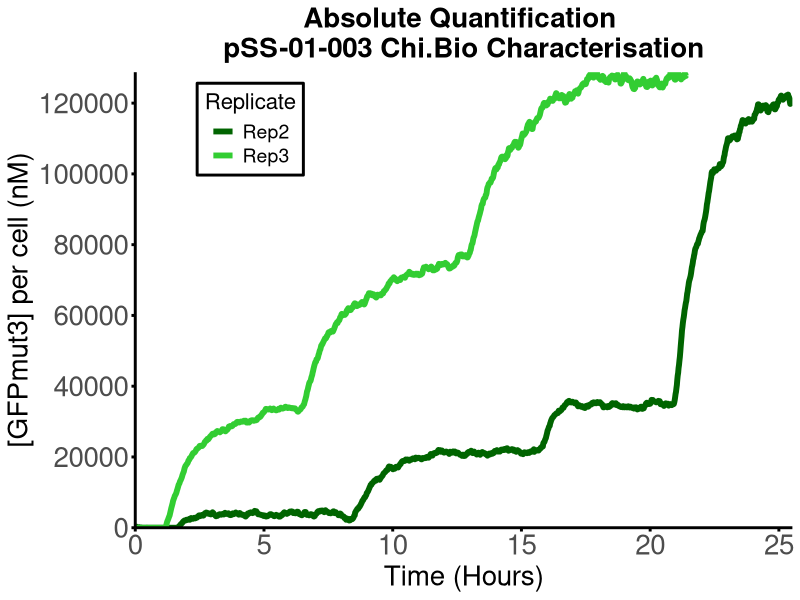
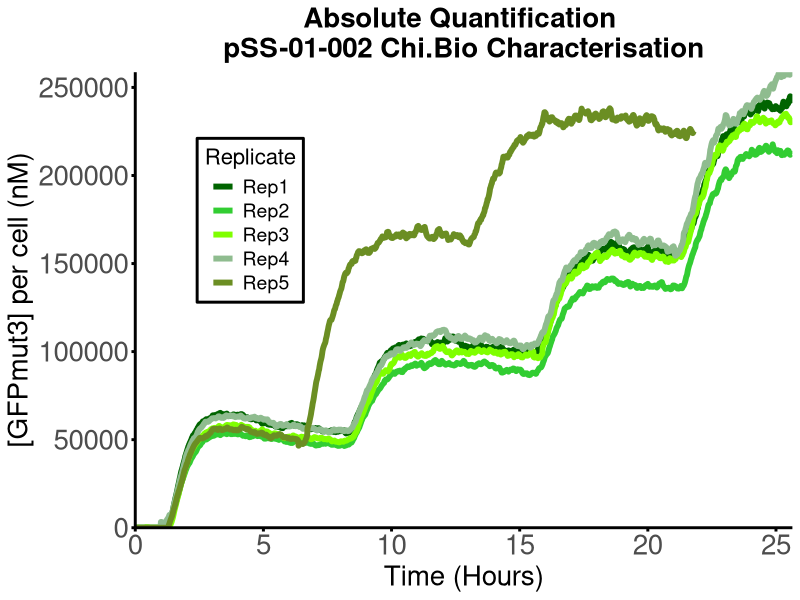
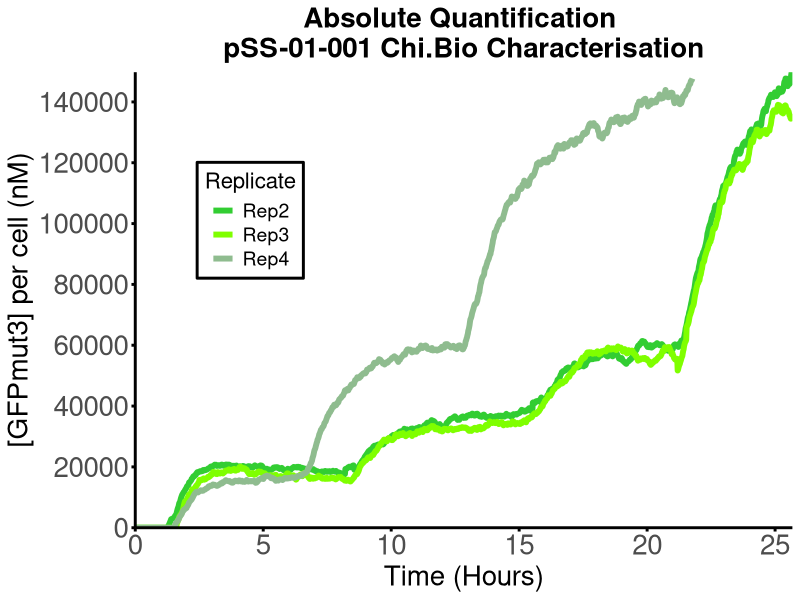
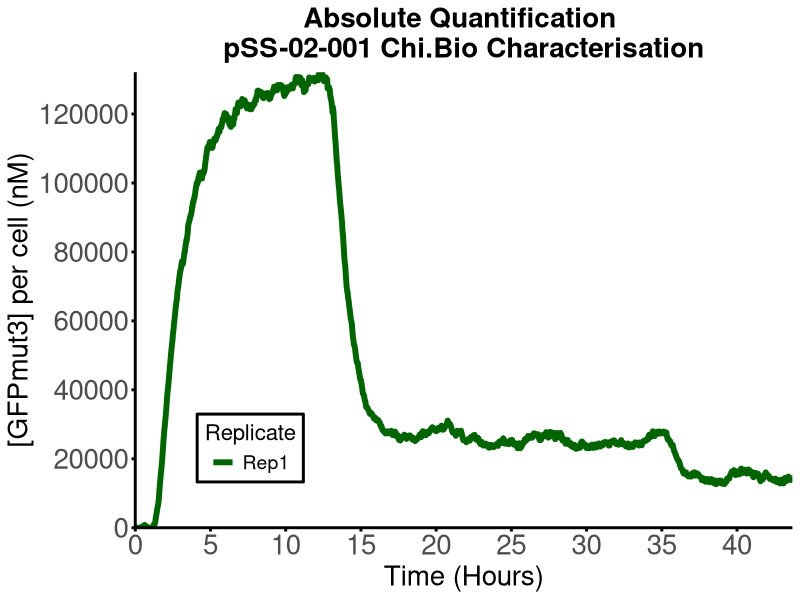
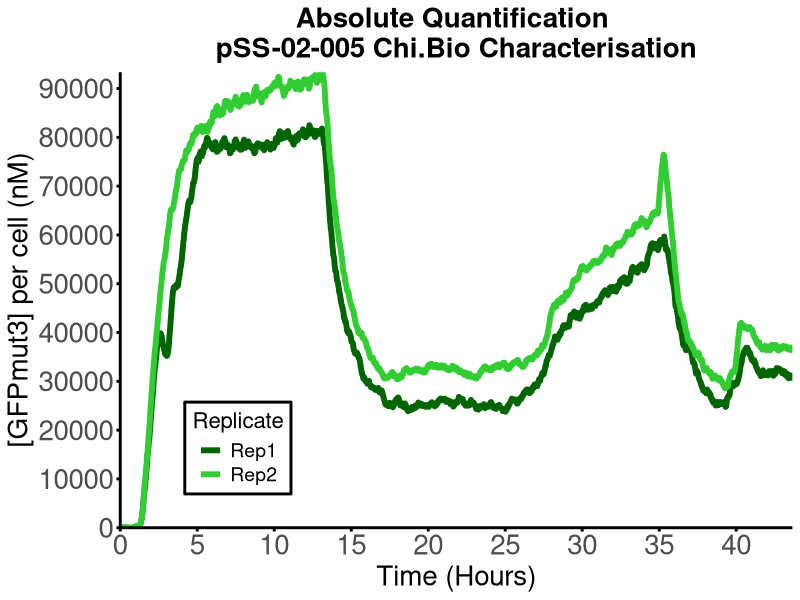
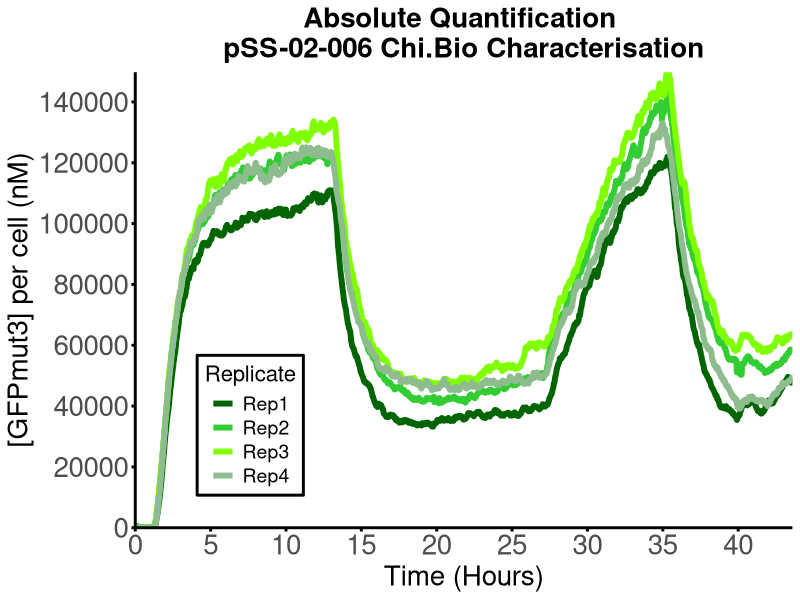
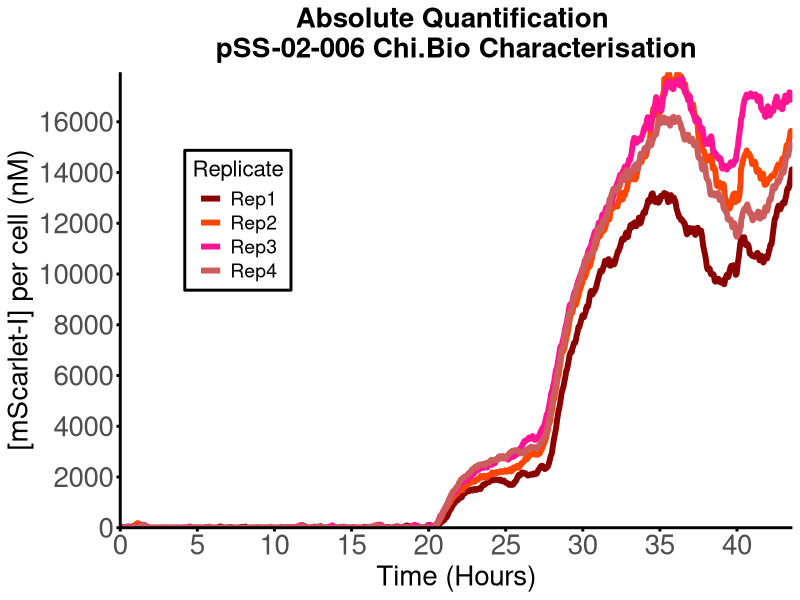

Recreate these plots in R, in order.
library(ggplot2)

Data <- read.csv("Data/Pooled_Chi.Bio_Experimental_ModelFitting_pp.csv", header = TRUE)

plot_theme <- function(legend_pos) {
  theme_minimal() +
    theme(
      text = element_text(size = 20),
      axis.title = element_text(size = 20, hjust = 0.5),
      plot.title = element_text(size = 20, hjust = 0.5, face = "bold"),
      legend.title = element_text(size = 16, hjust = 0.5),
      legend.text = element_text(size = 14),
      legend.position = "inside",
      legend.position.inside = legend_pos,
      legend.background = element_rect(fill = "white", color = "black", linewidth = 1),
      legend.key = element_rect(fill = "white", color = "white", linewidth = 1),
      axis.line = element_line(linewidth = 1, color = "black"),
      axis.ticks = element_line(linewidth = 1, color = "black"),
      axis.text = element_text(size = 20),
      panel.grid.major = element_blank(),
      panel.grid.minor = element_blank()
    )
}

make_plot <- function(data, time_cols, y_cols, reps, colours, ylab, title, legend_pos) {
  
  plot_data <- data.frame()
  
  for (i in seq_along(reps)) {
    
    temp <- data.frame(
      Time = data[[time_cols[i]]] / 60 / 60,
      Value = data[[y_cols[i]]],
      Replicate = reps[i]
    )
    
    plot_data <- rbind(plot_data, temp)
  }
  
  plot_data$Replicate <- factor(plot_data$Replicate, levels = reps)
  
  ggplot(plot_data, aes(x = Time, y = Value, color = Replicate)) +
    geom_line(linewidth = 2) +
    plot_theme(legend_pos) +
    scale_x_continuous(
      expand = c(0, 0),
      breaks = scales::pretty_breaks(n = 7)
    ) +
    scale_y_continuous(
      name = ylab,
      expand = c(0, 0),
      breaks = scales::pretty_breaks(n = 7)
    ) +
    scale_color_manual(
      name = "Replicate",
      values = colours
    ) +
    labs(
      x = "Time (Hours)",
      title = title
    )
}

pSS_01_003 <- make_plot(
  Data,
  c("PTac.EGFP.2.Time..s.", "PTac.EGFP.3.Time..s."),
  c("PTac.EGFP.2.EGFP..nM.", "PTac.EGFP.3.EGFP..nM."),
  c("Rep2", "Rep3"),
  c("Rep2" = "darkgreen", "Rep3" = "limegreen"),
  "[GFPmut3] per cell (nM)",
  "Absolute Quantification \npSS-01-003 Chi.Bio Characterisation",
  c(0.175, 0.875)
)

pSS_01_002 <- make_plot(
  Data,
  c(
    "PLuxB.EGFP.1.Time..s.",
    "PLuxB.EGFP.2.Time..s.",
    "PLuxB.EGFP.3.Time..s.",
    "PLuxB.EGFP.4.Time..s.",
    "PLuxB.EGFP.5.Time..s."
  ),
  c(
    "PLuxB.EGFP.1.EGFP..nM.",
    "PLuxB.EGFP.2.EGFP..nM.",
    "PLuxB.EGFP.3.EGFP..nM.",
    "PLuxB.EGFP.4.EGFP..nM.",
    "PLuxB.EGFP.5.EGFP..nM."
  ),
  c("Rep1", "Rep2", "Rep3", "Rep4", "Rep5"),
  c(
    "Rep1" = "darkgreen",
    "Rep2" = "limegreen",
    "Rep3" = "chartreuse",
    "Rep4" = "darkseagreen",
    "Rep5" = "olivedrab"
  ),
  "[GFPmut3] per cell (nM)",
  "Absolute Quantification \npSS-01-002 Chi.Bio Characterisation",
  c(0.175, 0.675)
)

pSS_01_001 <- make_plot(
  Data,
  c(
    "PVanCC.EGFP.2.Time..s.",
    "PVanCC.EGFP.3.Time..s.",
    "PVanCC.EGFP.4.Time..s."
  ),
  c(
    "PVanCC.EGFP.2.EGFP..nM.",
    "PVanCC.EGFP.3.EGFP..nM.",
    "PVanCC.EGFP.4.EGFP..nM."
  ),
  c("Rep2", "Rep3", "Rep4"),
  c(
    "Rep2" = "limegreen",
    "Rep3" = "chartreuse",
    "Rep4" = "darkseagreen"
  ),
  "[GFPmut3] per cell (nM)",
  "Absolute Quantification \npSS-01-001 Chi.Bio Characterisation",
  c(0.175, 0.675)
)

pSS_02_001 <- make_plot(
  Data,
  c("PVanCC.EGFP_PLuxB.sRNA20D.1.Time..s."),
  c("PVanCC.EGFP_PLuxB.sRNA20D.1.EGFP..nM."),
  c("Rep1"),
  c("Rep1" = "darkgreen"),
  "[GFPmut3] per cell (nM)",
  "Absolute Quantification \npSS-02-001 Chi.Bio Characterisation",
  c(0.175, 0.175)
)

pSS_02_005_GFPmut3 <- make_plot(
  Data,
  c("Sponge.Circuit.1.3.1.Time..s.", "Sponge.Circuit.1.3.2.Time..s."),
  c("Sponge.Circuit.1.3.1.EGFP..nM.", "Sponge.Circuit.1.3.2.EGFP..nM."),
  c("Rep1", "Rep2"),
  c("Rep1" = "darkgreen", "Rep2" = "limegreen"),
  "[GFPmut3] per cell (nM)",
  "Absolute Quantification \npSS-02-005 Chi.Bio Characterisation",
  c(0.175, 0.175)
)

pSS_02_006_GFPmut3 <- make_plot(
  Data,
  c(
    "Sponge.Circuit.1.4.1.Time..s.",
    "Sponge.Circuit.1.4.2.Time..s.",
    "Sponge.Circuit.1.4.3.Time..s.",
    "Sponge.Circuit.1.4.4.Time..s."
  ),
  c(
    "Sponge.Circuit.1.4.1.EGFP..nM.",
    "Sponge.Circuit.1.4.2.EGFP..nM.",
    "Sponge.Circuit.1.4.3.EGFP..nM.",
    "Sponge.Circuit.1.4.4.EGFP..nM."
  ),
  c("Rep1", "Rep2", "Rep3", "Rep4"),
  c(
    "Rep1" = "darkgreen",
    "Rep2" = "limegreen",
    "Rep3" = "chartreuse",
    "Rep4" = "darkseagreen"
  ),
  "[GFPmut3] per cell (nM)",
  "Absolute Quantification \npSS-02-006 Chi.Bio Characterisation",
  c(0.175, 0.225)
)

pSS_02_006_mScarlet <- make_plot(
  Data,
  c(
    "Sponge.Circuit.1.4.1.Time..s.",
    "Sponge.Circuit.1.4.2.Time..s.",
    "Sponge.Circuit.1.4.3.Time..s.",
    "Sponge.Circuit.1.4.4.Time..s."
  ),
  c(
    "Sponge.Circuit.1.4.1.mScarlet.I..nM.",
    "Sponge.Circuit.1.4.2.mScarlet.I..nM.",
    "Sponge.Circuit.1.4.3.mScarlet.I..nM.",
    "Sponge.Circuit.1.4.4.mScarlet.I..nM."
  ),
  c("Rep1", "Rep2", "Rep3", "Rep4"),
  c(
    "Rep1" = "darkred",
    "Rep2" = "orangered",
    "Rep3" = "deeppink",
    "Rep4" = "indianred"
  ),
  "[mScarlet-I] per cell (nM)",
  "Absolute Quantification \npSS-02-006 Chi.Bio Characterisation",
  c(0.175, 0.675)
)

plots <- list(
  pSS_01_003 = pSS_01_003,
  pSS_01_002 = pSS_01_002,
  pSS_01_001 = pSS_01_001,
  pSS_02_001 = pSS_02_001,
  pSS_02_005_GFPmut3 = pSS_02_005_GFPmut3,
  pSS_02_006_GFPmut3 = pSS_02_006_GFPmut3,
  pSS_02_006_mScarlet = pSS_02_006_mScarlet
)

for (name in names(plots)) {
  print(plots[[name]])
}
